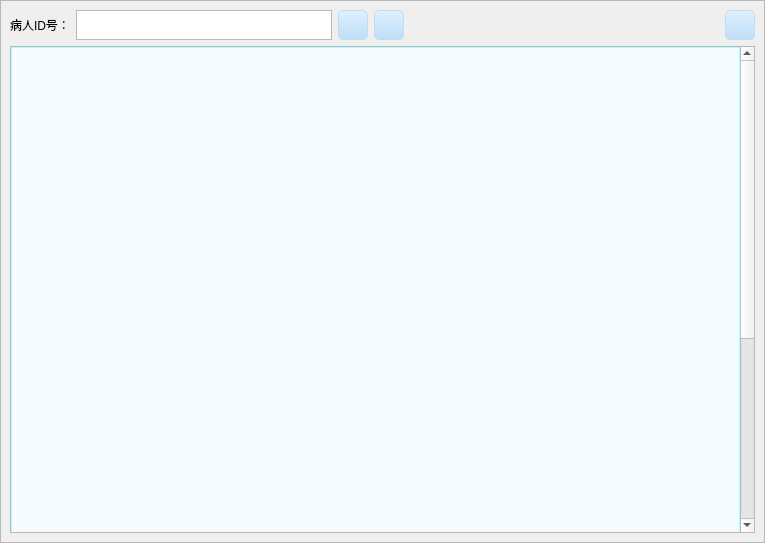
<?xml version="1.0" encoding="UTF-8"?>
<ui version="4.0">
 <class>ProgressWidget</class>
 <widget class="QWidget" name="ProgressWidget">
  <property name="geometry">
   <rect>
    <x>0</x>
    <y>0</y>
    <width>765</width>
    <height>543</height>
   </rect>
  </property>
  <property name="windowTitle">
   <string>Form</string>
  </property>
  <property name="styleSheet">
   <string notr="true"/>
  </property>
  <layout class="QGridLayout" name="gridLayout">
   <property name="leftMargin">
    <number>0</number>
   </property>
   <property name="topMargin">
    <number>0</number>
   </property>
   <property name="rightMargin">
    <number>0</number>
   </property>
   <property name="bottomMargin">
    <number>0</number>
   </property>
   <item row="0" column="0">
    <widget class="QFrame" name="frameBackground">
     <property name="styleSheet">
      <string notr="true"/>
     </property>
     <property name="frameShape">
      <enum>QFrame::StyledPanel</enum>
     </property>
     <property name="frameShadow">
      <enum>QFrame::Raised</enum>
     </property>
     <layout class="QGridLayout" name="gridLayout_2">
      <item row="0" column="0">
       <layout class="QHBoxLayout" name="horizontalLayout">
        <item>
         <widget class="QLabel" name="label">
          <property name="maximumSize">
           <size>
            <width>16777215</width>
            <height>30</height>
           </size>
          </property>
          <property name="styleSheet">
           <string notr="true">font: 12pt &quot;百度综艺简体&quot;;</string>
          </property>
          <property name="text">
           <string>病人ID号：</string>
          </property>
         </widget>
        </item>
        <item>
         <widget class="QTextEdit" name="textEdit_id">
          <property name="sizePolicy">
           <sizepolicy hsizetype="Preferred" vsizetype="Preferred">
            <horstretch>0</horstretch>
            <verstretch>0</verstretch>
           </sizepolicy>
          </property>
          <property name="minimumSize">
           <size>
            <width>0</width>
            <height>20</height>
           </size>
          </property>
          <property name="maximumSize">
           <size>
            <width>16777215</width>
            <height>30</height>
           </size>
          </property>
         </widget>
        </item>
        <item>
         <widget class="QPushButton" name="pushButton_3">
          <property name="minimumSize">
           <size>
            <width>20</width>
            <height>27</height>
           </size>
          </property>
          <property name="maximumSize">
           <size>
            <width>30</width>
            <height>30</height>
           </size>
          </property>
          <property name="styleSheet">
           <string notr="true">
QPushButton,.QToolButton{
border-style:none;
border:1px solid #C0DCF2;
color: rgb(30, 144, 225);
padding:5px;
min-height:15px;
border-radius:5px;
background:qlineargradient(spread:pad,x1:0,y1:0,x2:0,y2:1,stop:0 #DEF0FE,stop:1 #C0DEF6);
font: 10pt &quot;迷你简行楷碑&quot;;
}

QPushButton:hover,.QToolButton:hover{
background:qlineargradient(spread:pad,x1:0,y1:0,x2:0,y2:1,stop:0 #F2F9FF,stop:1 #DAEFFF);
}

QPushButton:pressed,.QToolButton:pressed{
background:qlineargradient(spread:pad,x1:0,y1:0,x2:0,y2:1,stop:0 #DEF0FE,stop:1 #C0DEF6);
}</string>
          </property>
          <property name="text">
           <string/>
          </property>
          <property name="icon">
           <iconset resource="../../../res.qrc">
            <normaloff>:/res/res/patient_information/explore.png</normaloff>:/res/res/patient_information/explore.png</iconset>
          </property>
          <property name="iconSize">
           <size>
            <width>30</width>
            <height>30</height>
           </size>
          </property>
         </widget>
        </item>
        <item>
         <widget class="QPushButton" name="pushButton_2">
          <property name="minimumSize">
           <size>
            <width>20</width>
            <height>27</height>
           </size>
          </property>
          <property name="maximumSize">
           <size>
            <width>30</width>
            <height>30</height>
           </size>
          </property>
          <property name="styleSheet">
           <string notr="true">
QPushButton,.QToolButton{
border-style:none;
border:1px solid #C0DCF2;
color: rgb(30, 144, 225);
padding:5px;
min-height:15px;
border-radius:5px;
background:qlineargradient(spread:pad,x1:0,y1:0,x2:0,y2:1,stop:0 #DEF0FE,stop:1 #C0DEF6);
font: 10pt &quot;迷你简行楷碑&quot;;
}

QPushButton:hover,.QToolButton:hover{
background:qlineargradient(spread:pad,x1:0,y1:0,x2:0,y2:1,stop:0 #F2F9FF,stop:1 #DAEFFF);
}

QPushButton:pressed,.QToolButton:pressed{
background:qlineargradient(spread:pad,x1:0,y1:0,x2:0,y2:1,stop:0 #DEF0FE,stop:1 #C0DEF6);
}</string>
          </property>
          <property name="text">
           <string/>
          </property>
          <property name="icon">
           <iconset resource="../../../res.qrc">
            <normaloff>:/res/res/patient_information/camera.png</normaloff>:/res/res/patient_information/camera.png</iconset>
          </property>
          <property name="iconSize">
           <size>
            <width>30</width>
            <height>30</height>
           </size>
          </property>
         </widget>
        </item>
        <item>
         <spacer name="horizontalSpacer">
          <property name="orientation">
           <enum>Qt::Horizontal</enum>
          </property>
          <property name="sizeHint" stdset="0">
           <size>
            <width>40</width>
            <height>30</height>
           </size>
          </property>
         </spacer>
        </item>
        <item>
         <widget class="QPushButton" name="refresh">
          <property name="maximumSize">
           <size>
            <width>30</width>
            <height>30</height>
           </size>
          </property>
          <property name="styleSheet">
           <string notr="true">
QPushButton,.QToolButton{
border-style:none;
border:1px solid #C0DCF2;
color: rgb(30, 144, 225);
padding:5px;
min-height:15px;
border-radius:5px;
background:qlineargradient(spread:pad,x1:0,y1:0,x2:0,y2:1,stop:0 #DEF0FE,stop:1 #C0DEF6);
font: 10pt &quot;迷你简行楷碑&quot;;
}

QPushButton:hover,.QToolButton:hover{
background:qlineargradient(spread:pad,x1:0,y1:0,x2:0,y2:1,stop:0 #F2F9FF,stop:1 #DAEFFF);
}

QPushButton:pressed,.QToolButton:pressed{
background:qlineargradient(spread:pad,x1:0,y1:0,x2:0,y2:1,stop:0 #DEF0FE,stop:1 #C0DEF6);
}</string>
          </property>
          <property name="text">
           <string/>
          </property>
          <property name="icon">
           <iconset resource="../../../res.qrc">
            <normaloff>:/res/res/patient_information/reflesh.png</normaloff>:/res/res/patient_information/reflesh.png</iconset>
          </property>
          <property name="iconSize">
           <size>
            <width>30</width>
            <height>30</height>
           </size>
          </property>
         </widget>
        </item>
       </layout>
      </item>
      <item row="1" column="0">
       <widget class="QScrollArea" name="scrollArea">
        <property name="sizePolicy">
         <sizepolicy hsizetype="Preferred" vsizetype="Expanding">
          <horstretch>0</horstretch>
          <verstretch>0</verstretch>
         </sizepolicy>
        </property>
        <property name="minimumSize">
         <size>
          <width>0</width>
          <height>0</height>
         </size>
        </property>
        <property name="maximumSize">
         <size>
          <width>16777215</width>
          <height>16777215</height>
         </size>
        </property>
        <property name="styleSheet">
         <string notr="true"/>
        </property>
        <property name="widgetResizable">
         <bool>true</bool>
        </property>
        <widget class="QWidget" name="scrollAreaWidgetContents">
         <property name="geometry">
          <rect>
           <x>0</x>
           <y>0</y>
           <width>718</width>
           <height>800</height>
          </rect>
         </property>
         <property name="minimumSize">
          <size>
           <width>0</width>
           <height>800</height>
          </size>
         </property>
         <property name="maximumSize">
          <size>
           <width>16777215</width>
           <height>16777215</height>
          </size>
         </property>
         <property name="styleSheet">
          <string notr="true">QLabel{
font: 75 11pt &quot;宋体&quot;;
color:rgb(0, 0, 0);
}

QPushButton
{
color: rgb(255, 255, 255);
border-radius:5px;
background-color:#1874CD;
font-size:12px;
}

QPushButton:hover
{
color: rgb(0, 0, 0);
border-radius:5px;
color: rgb(0, 0, 0);
background-color:#1C86EE;
}
QWidget#scrollAreaWidgetContents
{

background:transparent;border:1px solid rgb(170, 255, 255);
background-color: #F5FBFF;

}


</string>
         </property>
        </widget>
       </widget>
      </item>
     </layout>
    </widget>
   </item>
  </layout>
 </widget>
 <resources>
  <include location="../../../res.qrc"/>
 </resources>
 <connections/>
</ui>
